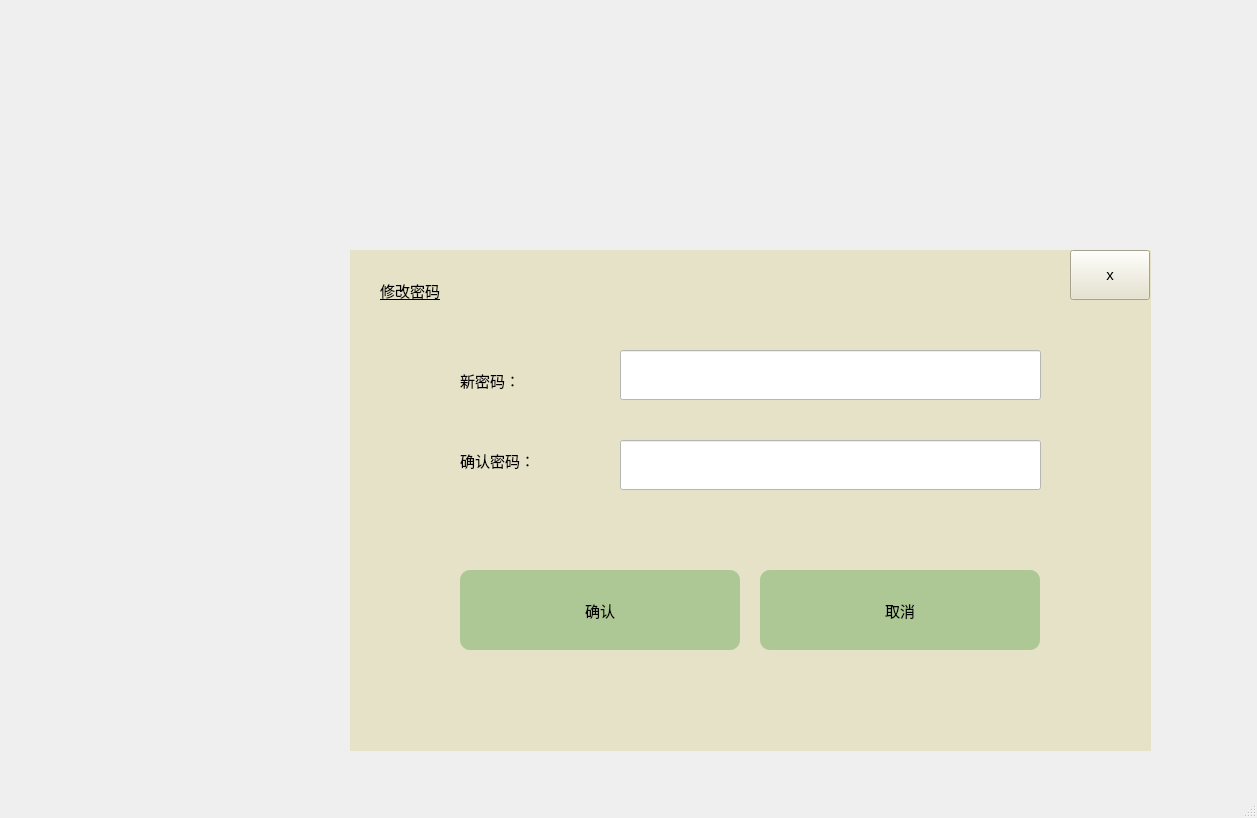
<?xml version="1.0" encoding="UTF-8"?>
<ui version="4.0">
 <class>Alterpass</class>
 <widget class="QMainWindow" name="Alterpass">
  <property name="geometry">
   <rect>
    <x>0</x>
    <y>0</y>
    <width>1257</width>
    <height>818</height>
   </rect>
  </property>
  <property name="windowTitle">
   <string>MainWindow</string>
  </property>
  <widget class="QWidget" name="centralwidget">
   <widget class="QFrame" name="frame">
    <property name="geometry">
     <rect>
      <x>350</x>
      <y>250</y>
      <width>801</width>
      <height>501</height>
     </rect>
    </property>
    <property name="font">
     <font>
      <pointsize>-1</pointsize>
     </font>
    </property>
    <property name="styleSheet">
     <string notr="true">*{
background:rgb(255, 255, 255);
font-size:15px;
font-style:MingLiU-ExtB;
}
QFrame{
border:sold 10px rgba(0,0,0);
background:rgb(230, 226, 200);
}
QLineEdit{
color:rgb(0, 0, 0);
background-color:rgb(255, 255, 255);
font-size:16px;
font-style:MingLiU-ExtB;
font: 18pt &quot;Arial&quot;;
}
QPushButton{
background:rgb(173, 200, 148);
border-style:outset;
border-radius:10px;
font-style:MingLiU-ExtB;
}
QPushButton:pressed{
background-color:rgb(180, 220, 160);
border-style:inset;
font-style:MingLiU-ExtB;
}

QLabel{
background:rgb(230, 226, 200);
color:rgb(0, 0, 0);
font: 16pt &quot;Arial&quot;;
}
</string>
    </property>
    <property name="frameShape">
     <enum>QFrame::StyledPanel</enum>
    </property>
    <property name="frameShadow">
     <enum>QFrame::Raised</enum>
    </property>
    <widget class="QToolButton" name="Close_1">
     <property name="geometry">
      <rect>
       <x>720</x>
       <y>0</y>
       <width>80</width>
       <height>50</height>
      </rect>
     </property>
     <property name="styleSheet">
      <string notr="true">background:rgb(230, 226, 200);</string>
     </property>
     <property name="text">
      <string>x</string>
     </property>
    </widget>
    <widget class="QPushButton" name="Cancel">
     <property name="geometry">
      <rect>
       <x>410</x>
       <y>320</y>
       <width>280</width>
       <height>80</height>
      </rect>
     </property>
     <property name="font">
      <font>
       <family>Arial</family>
       <pointsize>16</pointsize>
       <weight>50</weight>
       <italic>false</italic>
       <bold>false</bold>
      </font>
     </property>
     <property name="styleSheet">
      <string notr="true">font: 16pt &quot;Arial&quot;;</string>
     </property>
     <property name="text">
      <string>取消</string>
     </property>
    </widget>
    <widget class="QPushButton" name="Confirm">
     <property name="geometry">
      <rect>
       <x>110</x>
       <y>320</y>
       <width>280</width>
       <height>80</height>
      </rect>
     </property>
     <property name="font">
      <font>
       <family>Arial</family>
       <pointsize>16</pointsize>
       <weight>50</weight>
       <italic>false</italic>
       <bold>false</bold>
      </font>
     </property>
     <property name="styleSheet">
      <string notr="true">font: 16pt &quot;Arial&quot;;</string>
     </property>
     <property name="text">
      <string>确认</string>
     </property>
    </widget>
    <widget class="QLineEdit" name="Pass">
     <property name="geometry">
      <rect>
       <x>270</x>
       <y>100</y>
       <width>421</width>
       <height>50</height>
      </rect>
     </property>
     <property name="font">
      <font>
       <family>Arial</family>
       <pointsize>18</pointsize>
       <weight>50</weight>
       <italic>false</italic>
       <bold>false</bold>
      </font>
     </property>
    </widget>
    <widget class="QLabel" name="label_4">
     <property name="geometry">
      <rect>
       <x>30</x>
       <y>10</y>
       <width>221</width>
       <height>61</height>
      </rect>
     </property>
     <property name="styleSheet">
      <string notr="true">font: 20pt &quot;Arial&quot;;
text-decoration: underline;</string>
     </property>
     <property name="text">
      <string>修改密码</string>
     </property>
    </widget>
    <widget class="QLabel" name="label">
     <property name="geometry">
      <rect>
       <x>110</x>
       <y>110</y>
       <width>131</width>
       <height>41</height>
      </rect>
     </property>
     <property name="font">
      <font>
       <family>Arial</family>
       <pointsize>16</pointsize>
       <weight>50</weight>
       <italic>false</italic>
       <bold>false</bold>
      </font>
     </property>
     <property name="text">
      <string>新密码：</string>
     </property>
    </widget>
    <widget class="QLabel" name="label_2">
     <property name="geometry">
      <rect>
       <x>110</x>
       <y>190</y>
       <width>181</width>
       <height>41</height>
      </rect>
     </property>
     <property name="font">
      <font>
       <family>Arial</family>
       <pointsize>16</pointsize>
       <weight>50</weight>
       <italic>false</italic>
       <bold>false</bold>
      </font>
     </property>
     <property name="text">
      <string>确认密码：</string>
     </property>
    </widget>
    <widget class="QLineEdit" name="C_pass">
     <property name="geometry">
      <rect>
       <x>270</x>
       <y>190</y>
       <width>421</width>
       <height>50</height>
      </rect>
     </property>
     <property name="font">
      <font>
       <family>Arial</family>
       <pointsize>18</pointsize>
       <weight>50</weight>
       <italic>false</italic>
       <bold>false</bold>
      </font>
     </property>
     <property name="text">
      <string/>
     </property>
    </widget>
   </widget>
  </widget>
  <widget class="QMenuBar" name="menubar">
   <property name="geometry">
    <rect>
     <x>0</x>
     <y>0</y>
     <width>1257</width>
     <height>26</height>
    </rect>
   </property>
  </widget>
  <widget class="QStatusBar" name="statusbar"/>
 </widget>
 <resources/>
 <connections/>
</ui>
